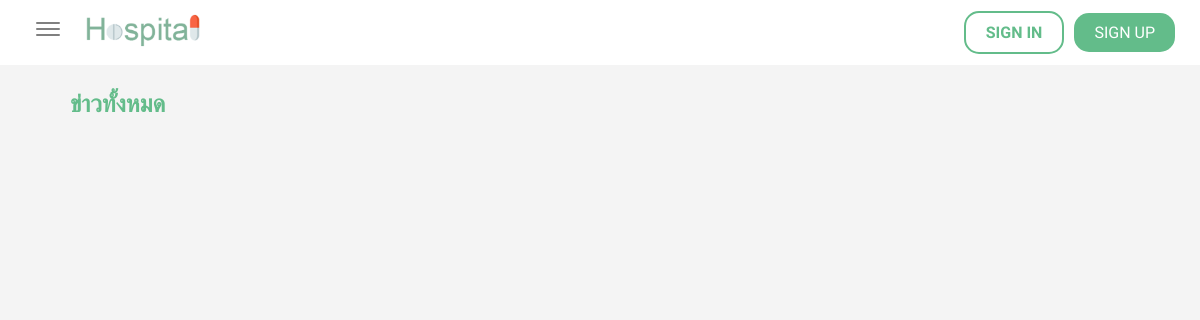
/news, run on an earlier commit of the app's database.
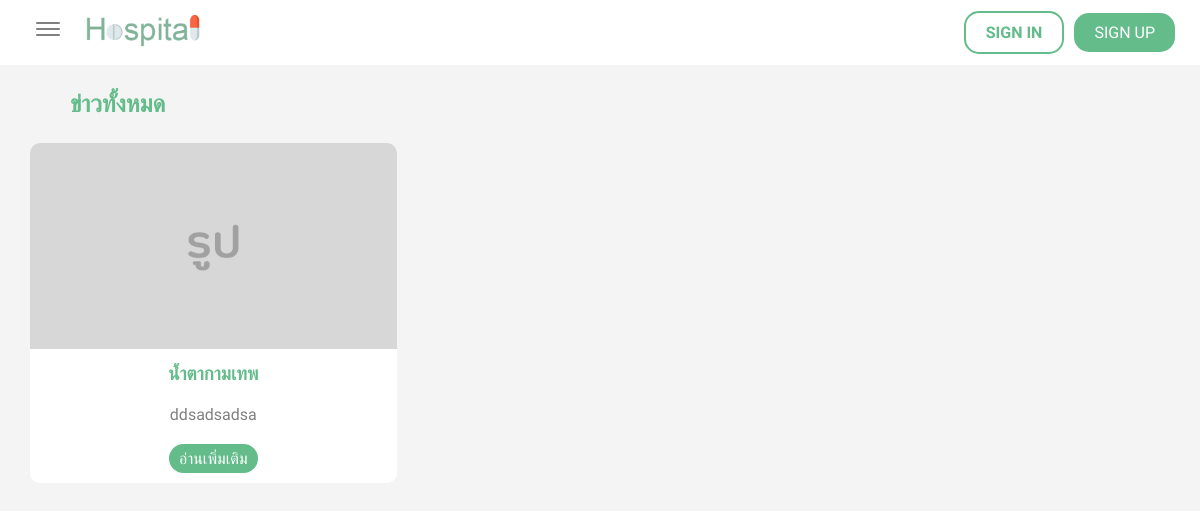
And on a later commit of the database.
### doctors/models.py (models this page shows, shortened)
class New(models.Model):
    doctor = models.ForeignKey(Doctor, null = True, on_delete=models.CASCADE)
    header = models.CharField(max_length=150, null = True,)
    context = models.TextField()
    date_created = models.DateTimeField(default=timezone.now)

### doctors/views.py (the view)
# urls.py: path('news', views.news, name="news"),
def news(request):
    news = New.objects.all()
    context = {"news": news}
    return render(request, "doctors/news.html", context)

### doctors/templates/doctors/news.html (shortened to what this page needs)
{% extends "doctors/layout.html" %}
{% load static %}
{% block content %}
    <div class="header-news-menu">
        <h2>ข่าวทั้งหมด</h2>
    </div>
    <div class="news-card-area-all">
        {% for new in news %}
            <div class="news-card">
                <img src="{% static 'images/pic.jpg' %}">
                <div class="news-topic">
                    <h3>{{ new.header }}</h3>
                </div>
                <div class="details">
                    <p>{{ new.context }}</p>
                </div>
                <a href="{% url 'doctors:news_content' new.id %}" class="read-more">อ่านเพิ่มเติม</a>
            </div>
        {% endfor %}
    </div>
{% endblock %}

What changed in the data, as far as the page shows it:
added New: header "น้ำตากามเทพ", context "ddsadsadsa"
